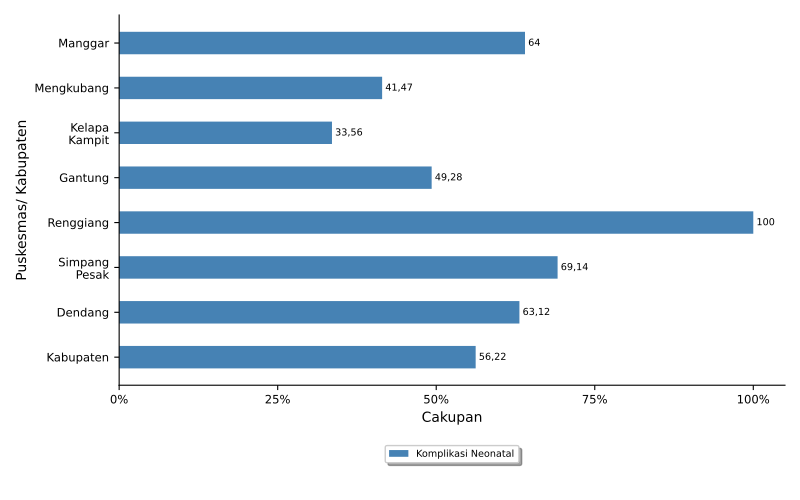

Source code (Python):
import numpy as np
import matplotlib.pyplot as plt
import pandas
from textwrap import wrap
from matplotlib.ticker import FuncFormatter
import locale
# locale.setlocale(locale.LC_ALL, 'id_ID.UTF8')
locale.setlocale(locale.LC_ALL, 'Indonesian_indonesia.1252')

import sys, os, inspect
currentdir = os.path.dirname(os.path.abspath(inspect.getfile(inspect.currentframe())))
parentdir = os.path.dirname(currentdir)
sys.path.insert(0, parentdir)

berkasData = currentdir +'\\bab_05_12_dataKomplikasiNeonatal.csv'
berkasSimpan = currentdir +'\\bab_05_12_komplikasiNeonatal.pdf'
# judulDiagram = 'Penanganan Komplikasi Neonatal\nTahun 2021'
sumbuX = 'Cakupan'
sumbuY = 'Puskesmas\ Kabupaten'
tickerSumbuX = np.arange(0,110,25)

# read data file
colnames = ['puskesmas','komplikasi']
data = pandas.read_csv(berkasData, names=colnames, sep=';')
puskesmas = data.puskesmas.tolist()
bar1 = data.komplikasi.tolist()

ind = np.arange(len(puskesmas))  # the x locations for the groups
width = 0.5       # the width of the bars

# make bars
fig, ax = plt.subplots()
rects1 = ax.barh(ind, bar1, width, color='steelblue', label = 'Komplikasi Neonatal')
# color a single bar
# rects1.get_children()[7].set_color('r')

# add some text for labels, title and axes ticks
# ax.set_title(judulDiagram)
ax.set_xlabel(sumbuX)
ax.set_xticks(tickerSumbuX)
formatter = FuncFormatter(lambda x, pos: "{:n}%".format(x))
ax.xaxis.set_major_formatter(formatter)

ax.set_ylabel(sumbuY)
ax.set_yticks(ind)
ax.set_yticklabels(list([ '\n'.join(wrap(l, 10)) for l in puskesmas ]))
ax.invert_yaxis()

ax.tick_params(axis='both', which='major', labelsize='small')
ax.spines['top'].set_visible(False)
ax.spines['right'].set_visible(False)

# make legend box
box = ax.get_position()
ax.set_position([box.x0, box.y0 + box.height * 0.1, box.width, box.height * 0.9])
ax.legend(fontsize='x-small', loc='upper center', bbox_to_anchor=(0.5, -0.15), fancybox=True, shadow=True, ncol=2)

# add data label
for i, v in enumerate(bar1):
    ax.text(v+0.5, i, '{:n}'.format(v), ha='left', va='center', fontsize='x-small')

# finishing
pyrfig = plt.figure(1)
pyrfig.set_figwidth(8)
pyrfig.set_figheight(5)
# tight_layout to make consistent size
# adjust subplot to make room for legend
fig.subplots_adjust(bottom=-0.15)
plt.tight_layout()
plt.savefig(berkasSimpan)
plt.close(pyrfig)
# plt.show()
